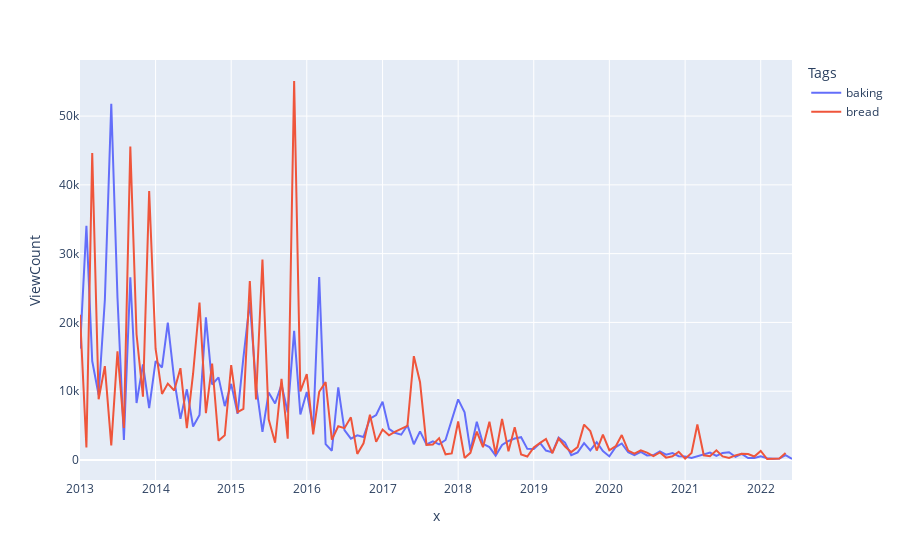

The notebook cell this image was saved under:
### Code cell
# plot customrank
fig = px.line(
    customrank, x=customrank.index.to_timestamp(), y="ViewCount", color="Tags"
)
fig.show()
